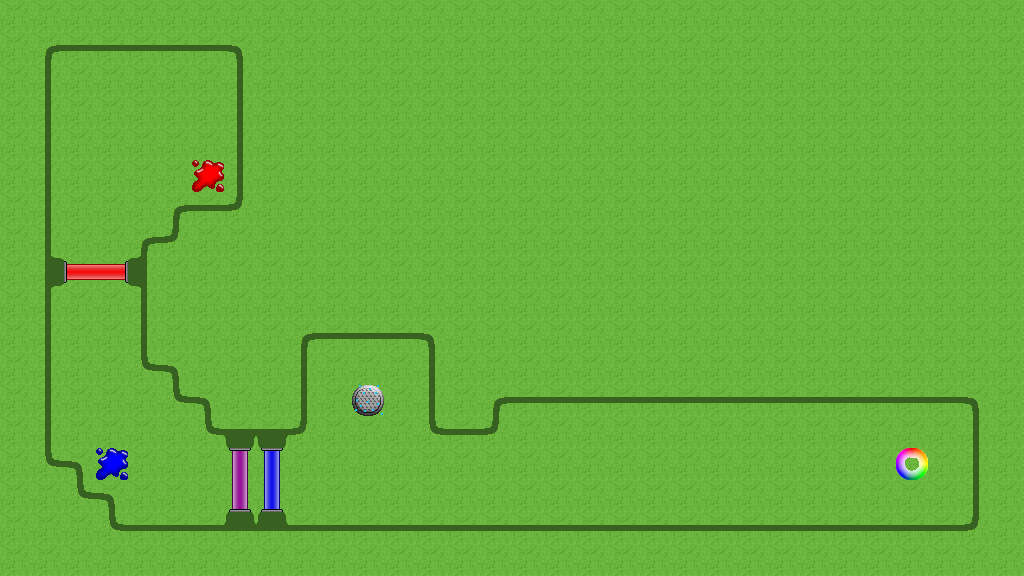

This is a level from a 2D game, rendered from its Tiled map with the project's own tilesets. A one-line summary and the map file follow, with tile-layer data summarised:
An orthogonal 32x18 tile map with 32x32 px tiles, 9 tile layers (whole_map_ground, walls, red_gate, purple_gate, ...) and 32 objects.

<map version="1.0" tiledversion="1.1.2" orientation="orthogonal" renderorder="right-down" width="32" height="18" tilewidth="32" tileheight="32" infinite="0" nextobjectid="48">
 <tileset firstgid="1" name="paintball_tileset" tilewidth="32" tileheight="32" tilecount="72" columns="8">
  <image source="Sprite_sheet.png" trans="ffffff" width="256" height="288" />
 </tileset>
 <layer name="whole_map_ground" width="32" height="18">
  <data>[576 cells, 576 non-empty, 1 distinct tile ids]</data>
 </layer>
 <layer name="walls" width="32" height="18">
  <data>[576 cells, 102 non-empty, 12 distinct tile ids]</data>
 </layer>
 <layer name="red_gate" width="32" height="18">
  <data>[576 cells, 4 non-empty, 4 distinct tile ids]</data>
 </layer>
 <layer name="purple_gate" width="32" height="18">
  <data>[576 cells, 4 non-empty, 4 distinct tile ids]</data>
 </layer>
 <layer name="blue_gate" width="32" height="18">
  <data>[576 cells, 4 non-empty, 4 distinct tile ids]</data>
 </layer>
 <layer name="blue_puddle" width="32" height="18">
  <data>[576 cells, 1 non-empty, 1 distinct tile ids]</data>
 </layer>
 <layer name="red_puddle" width="32" height="18">
  <data>[576 cells, 1 non-empty, 1 distinct tile ids]</data>
 </layer>
 <objectgroup name="map_walls_object">
  <object id="1" x="32" y="33" width="18.6667" height="440.333" />
  <object id="2" x="31" y="31" width="228.333" height="19" />
  <object id="3" x="238.333" y="35" width="15.6667" height="188" />
  <object id="4" x="190" y="202" width="64" height="20" />
  <object id="5" x="174.333" y="206.333" width="22.6667" height="33.6667" />
  <object id="6" x="143.333" y="237" width="31.6667" height="17" />
  <object id="7" x="142" y="254" width="18" height="114.333" />
  <object id="8" x="160" y="353" width="30" height="15" />
  <object id="9" x="174.667" y="371.667" width="47.3333" height="29.6667" />
  <object id="10" x="206.333" y="403.333" width="99.6667" height="29" />
  <object id="11" x="289" y="323.333" width="18" height="106.667" />
  <object id="12" x="287" y="320" width="156.333" height="20.6667" />
  <object id="13" x="430.333" y="342.667" width="20.6667" height="91.6667" />
  <object id="14" x="452" y="413" width="53" height="21.3333" />
  <object id="18" x="110.333" y="521.667" width="885.667" height="20.3333" />
  <object id="19" x="50" y="460.667" width="32" height="30.3333" />
  <object id="20" x="82.3333" y="494.333" width="31" height="24.6667" />
  <object id="24" x="48.1818" y="256.182" width="15.8182" height="31.8182" />
  <object id="25" x="127.818" y="256.182" width="14.7273" height="31.6364" />
  <object id="26" x="221.667" y="432.333" width="35.3333" height="16" />
  <object id="27" x="223.667" y="511.667" width="33" height="11.3333" />
  <object id="40" x="258" y="432" width="31" height="15.5" />
  <object id="41" x="257.5" y="511.5" width="30.5" height="13" />
  <object id="46" x="493" y="395" width="488" height="14" />
  <object id="47" x="965" y="409" width="16" height="110" />
 </objectgroup>
 <layer name="reset_point" width="32" height="18">
  <data>[576 cells, 1 non-empty, 1 distinct tile ids]</data>
 </layer>
 <layer name="goal" width="32" height="18">
  <data>[576 cells, 1 non-empty, 1 distinct tile ids]</data>
 </layer>
 <objectgroup name="goal_object">
  <object id="45" x="896" y="448" width="32" height="32" />
 </objectgroup>
 <objectgroup name="reset_point_object">
  <object id="43" x="351.5" y="383.5" width="33" height="32.5" />
 </objectgroup>
 <objectgroup name="red_puddle_object">
  <object id="21" x="192" y="160" width="33" height="33" />
 </objectgroup>
 <objectgroup name="purple_gate_object">
  <object id="34" x="224" y="448" width="32.25" height="63.75" />
 </objectgroup>
 <objectgroup name="blue_gate_object">
  <object id="39" x="256.75" y="447.75" width="31.25" height="64" />
 </objectgroup>
 <objectgroup name="red_gate_object">
  <object id="38" x="64" y="256" width="63.75" height="32.25" />
 </objectgroup>
 <objectgroup name="blue_puddle_object">
  <object id="22" x="95" y="448" width="33" height="34" />
 </objectgroup>
</map>